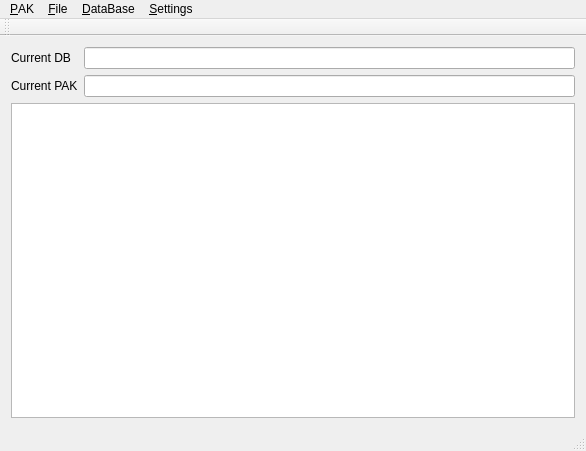
<?xml version="1.0" encoding="UTF-8"?>
<ui version="4.0">
 <class>MainWindow</class>
 <widget class="QMainWindow" name="MainWindow">
  <property name="geometry">
   <rect>
    <x>0</x>
    <y>0</y>
    <width>586</width>
    <height>451</height>
   </rect>
  </property>
  <property name="windowTitle">
   <string>AITD PAK Editor v0.04</string>
  </property>
  <property name="windowIcon">
   <iconset resource="data.qrc">
    <normaloff>:/logo.png</normaloff>:/logo.png</iconset>
  </property>
  <widget class="QWidget" name="centralWidget">
   <layout class="QGridLayout" name="gridLayout">
    <item row="1" column="1">
     <widget class="QLineEdit" name="lineEditPAKName">
      <property name="readOnly">
       <bool>true</bool>
      </property>
     </widget>
    </item>
    <item row="0" column="1">
     <widget class="QLineEdit" name="lineEditDBName">
      <property name="readOnly">
       <bool>true</bool>
      </property>
     </widget>
    </item>
    <item row="1" column="0">
     <widget class="QLabel" name="label">
      <property name="text">
       <string>Current PAK</string>
      </property>
     </widget>
    </item>
    <item row="0" column="0">
     <widget class="QLabel" name="label_2">
      <property name="text">
       <string>Current DB</string>
      </property>
     </widget>
    </item>
    <item row="2" column="0" colspan="2">
     <widget class="QTableWidget" name="tableWidget">
      <property name="editTriggers">
       <set>QAbstractItemView::NoEditTriggers</set>
      </property>
      <property name="dragDropOverwriteMode">
       <bool>false</bool>
      </property>
      <property name="alternatingRowColors">
       <bool>true</bool>
      </property>
      <property name="selectionMode">
       <enum>QAbstractItemView::SingleSelection</enum>
      </property>
      <property name="selectionBehavior">
       <enum>QAbstractItemView::SelectRows</enum>
      </property>
      <property name="wordWrap">
       <bool>false</bool>
      </property>
      <attribute name="horizontalHeaderCascadingSectionResizes">
       <bool>false</bool>
      </attribute>
      <attribute name="horizontalHeaderDefaultSectionSize">
       <number>70</number>
      </attribute>
      <attribute name="horizontalHeaderStretchLastSection">
       <bool>false</bool>
      </attribute>
     </widget>
    </item>
   </layout>
  </widget>
  <widget class="QMenuBar" name="menuBar">
   <property name="geometry">
    <rect>
     <x>0</x>
     <y>0</y>
     <width>586</width>
     <height>20</height>
    </rect>
   </property>
   <widget class="QMenu" name="menu_File">
    <property name="title">
     <string>&amp;PAK</string>
    </property>
    <addaction name="actionOpenPAK"/>
    <addaction name="actionSavePAK"/>
    <addaction name="actionOverwrite_PAK_uncompressed"/>
    <addaction name="separator"/>
    <addaction name="actionExport_All_Compressed"/>
    <addaction name="actionExport_All_Decompressed"/>
    <addaction name="actionExport_All_Interpreted"/>
    <addaction name="separator"/>
    <addaction name="actionExit"/>
   </widget>
   <widget class="QMenu" name="menuFile">
    <property name="title">
     <string>&amp;File</string>
    </property>
    <addaction name="actionExport_Compressed"/>
    <addaction name="actionExport_Decompressed"/>
    <addaction name="actionExport_Interpreted"/>
    <addaction name="action_Import"/>
    <addaction name="action_ImportRaw"/>
   </widget>
   <widget class="QMenu" name="menuDataBAse">
    <property name="title">
     <string>&amp;DataBase</string>
    </property>
    <addaction name="action_OpenDB"/>
    <addaction name="action_WriteDB"/>
   </widget>
   <widget class="QMenu" name="menu_Settings">
    <property name="title">
     <string>&amp;Settings</string>
    </property>
    <addaction name="actionSet_Dosbox_path"/>
    <addaction name="actionSet_PKZip_path"/>
   </widget>
   <addaction name="menu_File"/>
   <addaction name="menuFile"/>
   <addaction name="menuDataBAse"/>
   <addaction name="menu_Settings"/>
  </widget>
  <widget class="QToolBar" name="mainToolBar">
   <attribute name="toolBarArea">
    <enum>TopToolBarArea</enum>
   </attribute>
   <attribute name="toolBarBreak">
    <bool>false</bool>
   </attribute>
  </widget>
  <widget class="QStatusBar" name="statusBar"/>
  <action name="actionOpenPAK">
   <property name="enabled">
    <bool>false</bool>
   </property>
   <property name="text">
    <string>&amp;Open PAK</string>
   </property>
  </action>
  <action name="actionSavePAK">
   <property name="enabled">
    <bool>false</bool>
   </property>
   <property name="text">
    <string>Over&amp;write PAK</string>
   </property>
  </action>
  <action name="actionExit">
   <property name="text">
    <string>E&amp;xit</string>
   </property>
  </action>
  <action name="actionOverwrite_PAK_uncompressed">
   <property name="enabled">
    <bool>false</bool>
   </property>
   <property name="text">
    <string>Overwrite PAK &amp;uncompressed</string>
   </property>
  </action>
  <action name="actionExport_all_as_BMP">
   <property name="enabled">
    <bool>false</bool>
   </property>
   <property name="text">
    <string>Try to export all as &amp;picture</string>
   </property>
  </action>
  <action name="actionExport_Compressed">
   <property name="text">
    <string>Export &amp;Compressed</string>
   </property>
  </action>
  <action name="action_Import">
   <property name="text">
    <string>&amp;Import </string>
   </property>
  </action>
  <action name="action_OpenDB">
   <property name="text">
    <string>&amp;OpenDB</string>
   </property>
  </action>
  <action name="action_WriteDB">
   <property name="enabled">
    <bool>false</bool>
   </property>
   <property name="text">
    <string>Over&amp;writeDB</string>
   </property>
  </action>
  <action name="actionExport_All_Compressed">
   <property name="enabled">
    <bool>false</bool>
   </property>
   <property name="text">
    <string>Export All &amp;Compressed</string>
   </property>
  </action>
  <action name="actionExport_Decompressed">
   <property name="text">
    <string>Export &amp;Decompressed</string>
   </property>
  </action>
  <action name="actionExport_Interpreted">
   <property name="text">
    <string>Export &amp;Interpreted</string>
   </property>
  </action>
  <action name="actionExport_All_Decompressed">
   <property name="enabled">
    <bool>false</bool>
   </property>
   <property name="text">
    <string>Export All &amp;Decompressed</string>
   </property>
  </action>
  <action name="actionExport_All_Interpreted">
   <property name="enabled">
    <bool>false</bool>
   </property>
   <property name="text">
    <string>Export All &amp;Interpreted</string>
   </property>
  </action>
  <action name="action_ImportRaw">
   <property name="text">
    <string>Import &amp;Raw</string>
   </property>
  </action>
  <action name="actionSet_Dosbox_path">
   <property name="text">
    <string>Set &amp;Dosbox path</string>
   </property>
  </action>
  <action name="actionSet_PKZip_path">
   <property name="text">
    <string>Set &amp;PKZip path</string>
   </property>
  </action>
 </widget>
 <layoutdefault spacing="6" margin="11"/>
 <tabstops>
  <tabstop>lineEditDBName</tabstop>
  <tabstop>lineEditPAKName</tabstop>
  <tabstop>tableWidget</tabstop>
 </tabstops>
 <resources>
  <include location="data.qrc"/>
 </resources>
 <connections/>
</ui>
